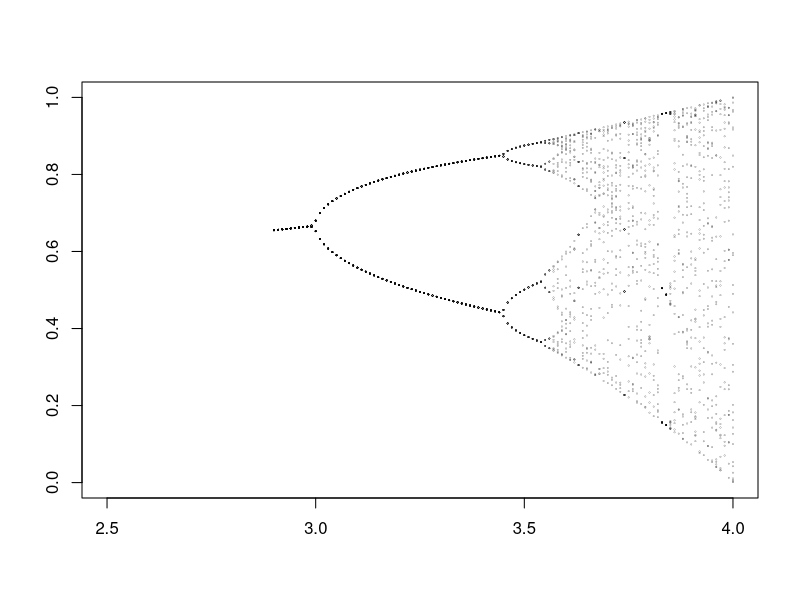

Source code (R):
# https://host6.ssl-net.net/martinstoppacher_com/blog/?p=1326
# https://www.r-bloggers.com/the-mandelbrot-set-in-r/
# https://magesblog.com/post/2012-03-17-logistic-map-feigenbaum-diagram/


setwd("/home/bvt/Dropbox/eng_science/R/wd/fractal")

# - - - - - - - - - - - - - - - - - - - - - - - - - - - - - - - - - - - - - - - #
# ploting more values but only the last

plot(0,0, ylab="", xlab="", cex=0, xlim=c(2.5,4), ylim=c(0,1))
r <- 88
n<-300
m<-30
for(e in ((290:400)/100)){
  print(r)
  r <- e
  x <- 0.1
  for(i in 2:n){
    (x[i] <- r*x[i-1]*(1-x[i-1]))
    print(r)
    print(x[i])
  }
  x
  points(rep(r,(m+1)),x[(n-m):n], type="p", cex=0.2, lwd=0.2)
}

